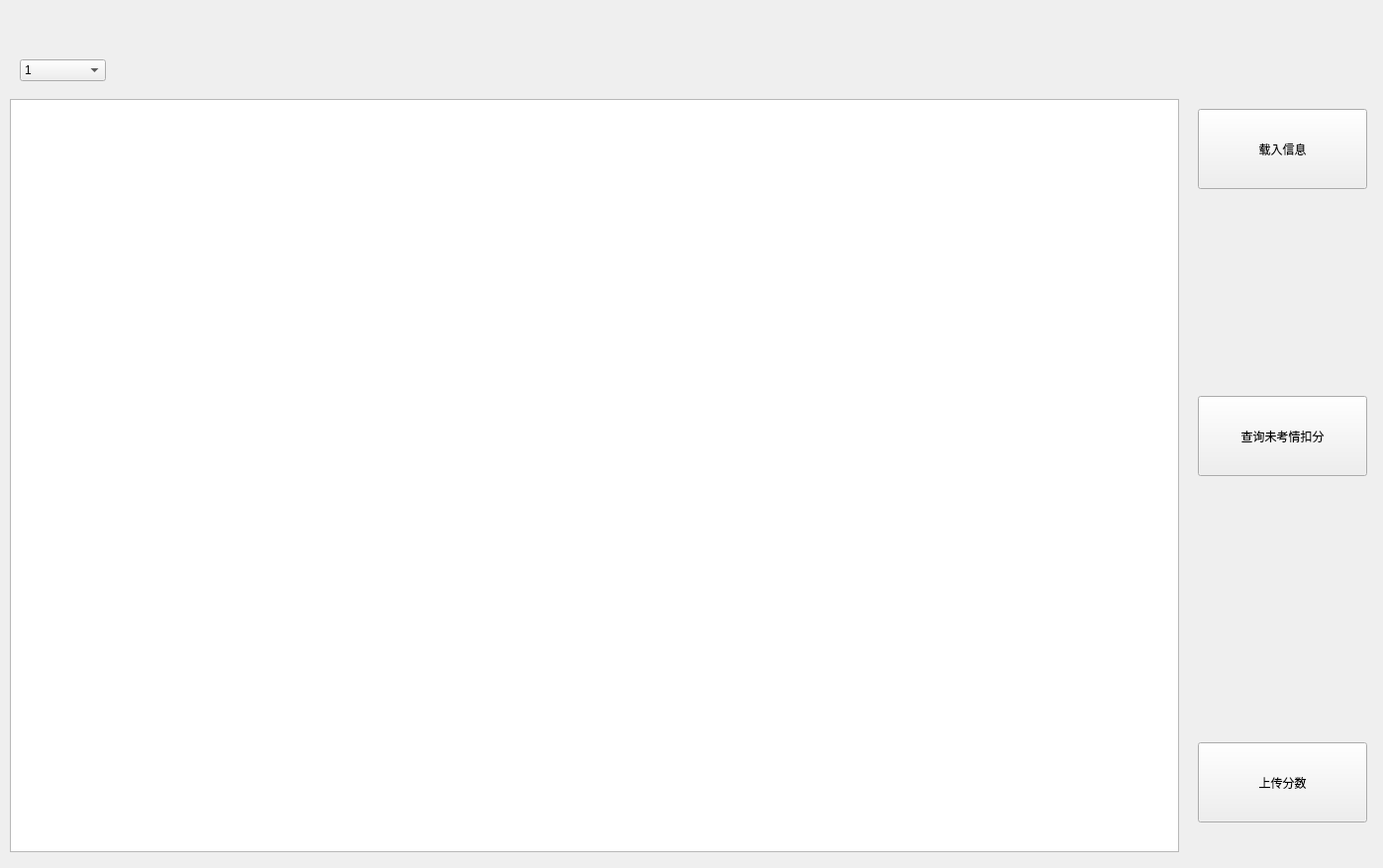
<?xml version="1.0" encoding="UTF-8"?>
<ui version="4.0">
 <class>Form</class>
 <widget class="QWidget" name="Form">
  <property name="geometry">
   <rect>
    <x>0</x>
    <y>0</y>
    <width>1397</width>
    <height>877</height>
   </rect>
  </property>
  <property name="windowTitle">
   <string>Form</string>
  </property>
  <widget class="QLabel" name="label">
   <property name="geometry">
    <rect>
     <x>640</x>
     <y>20</y>
     <width>121</width>
     <height>41</height>
    </rect>
   </property>
   <property name="text">
    <string/>
   </property>
  </widget>
  <widget class="QComboBox" name="comboBox">
   <property name="geometry">
    <rect>
     <x>20</x>
     <y>60</y>
     <width>87</width>
     <height>22</height>
    </rect>
   </property>
   <item>
    <property name="text">
     <string>1</string>
    </property>
   </item>
   <item>
    <property name="text">
     <string>2</string>
    </property>
   </item>
   <item>
    <property name="text">
     <string>3</string>
    </property>
   </item>
   <item>
    <property name="text">
     <string>4</string>
    </property>
   </item>
   <item>
    <property name="text">
     <string>5</string>
    </property>
   </item>
  </widget>
  <widget class="QTableView" name="tableView">
   <property name="geometry">
    <rect>
     <x>10</x>
     <y>100</y>
     <width>1181</width>
     <height>761</height>
    </rect>
   </property>
  </widget>
  <widget class="QPushButton" name="pushButton">
   <property name="geometry">
    <rect>
     <x>1210</x>
     <y>110</y>
     <width>171</width>
     <height>81</height>
    </rect>
   </property>
   <property name="text">
    <string>载入信息</string>
   </property>
  </widget>
  <widget class="QPushButton" name="pushButton_2">
   <property name="geometry">
    <rect>
     <x>1210</x>
     <y>400</y>
     <width>171</width>
     <height>81</height>
    </rect>
   </property>
   <property name="text">
    <string>查询未考情扣分</string>
   </property>
  </widget>
  <widget class="QPushButton" name="pushButton_3">
   <property name="geometry">
    <rect>
     <x>1210</x>
     <y>750</y>
     <width>171</width>
     <height>81</height>
    </rect>
   </property>
   <property name="text">
    <string>上传分数</string>
   </property>
  </widget>
 </widget>
 <resources/>
 <connections/>
</ui>
